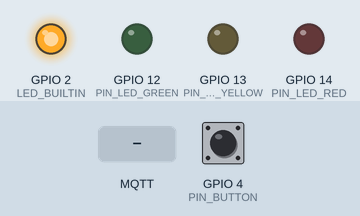
A sketch run on a simulated ESP8266 (NodeMCU). On the bench: output pins drawn as LEDs (lit = HIGH, except the on-board LED, lit = LOW). The inputs (shaded band) are chosen by the test bench; at power-on: GPIO 4 (PIN_BUTTON) HIGH. WiFi joins after 1.5 s; servers stay silent unless stated; no MQTT or app messages arrive unless stated; what the sketch prints to the serial monitor is not drawn.

Above: at 0.1 s.
At 1.51 s:
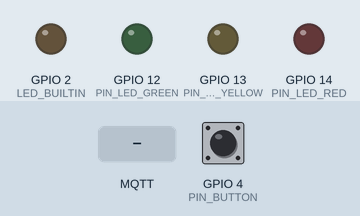
At 2.7 s:
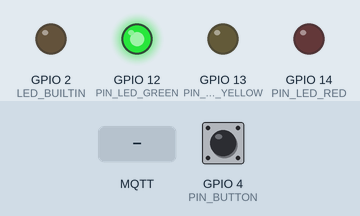
2.8 s: MQTT message "1" arrives on the first subscribed topic
4.3 s: MQTT message "on" arrives on the first subscribed topic
5.8 s: MQTT message "off" arrives on the first subscribed topic
Timing chart, 0 to 8.8 s (numbered marks = the images above; inputs shaded):
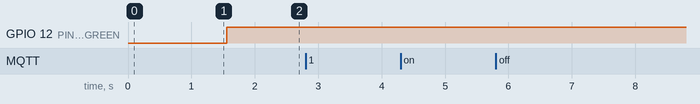

Measured:
- after the input at 2.8 s, every drawn part: stays the same
- after the input at 4.3 s, every drawn part: stays the same
- after the input at 5.8 s, every drawn part: stays the same

The sketch:

esp8266.ino
```cpp
// LED
#define PIN_LED_RED 14
#define PIN_LED_YELLOW 13
#define PIN_LED_GREEN 12

// button
#define PIN_BUTTON 4
#define DEBOUNCE_TIME 200 // milliseconds
volatile int button_a_count;
volatile unsigned long count_prev_time;
volatile unsigned long first_press_time;

// Wifi
#include <ESP8266WiFi.h>
const char *WIFI_SSID = "EMLI_TEAM_13";
const char *WIFI_PASSWORD = "embeddedlinux";

const char *mqtt_broker = "192.168.10.1";
const int mqtt_port = 1883;
const char *mqtt_username = "team13";
const char *mqtt_password = "password";

bool pump_alarm = false;
bool plant_alarm = false;
bool needs_water = false;

#include <PubSubClient.h>
WiFiClient espClient;
PubSubClient mqttClient(espClient);

ICACHE_RAM_ATTR void button_a_isr()
{
  if (millis() - count_prev_time > DEBOUNCE_TIME)
  {
    count_prev_time = millis();
    button_a_count++;
  }

  if (button_a_count == 1)
  {
    first_press_time = count_prev_time;
  }
}

void callback(char *topic, byte *payload, unsigned int length)
{

  Serial.print("Message arrived in topic \"");
  Serial.print(topic);
  Serial.print("\": \"");
  String message;

  for (int i = 0; i < length; i++)
  {
    Serial.print((char)payload[i]);
    message += (char)payload[i];
  }
  Serial.println("\"");

  if (String(topic).endsWith("pump_alarm"))
  {
    pump_alarm = message == "1";
  }
  else if (String(topic).endsWith("plant_alarm"))
  {
    plant_alarm = message == "1";
  }
  else if (String(topic).endsWith("needs_water"))
  {
    needs_water = message == "1";
  }
}

void reconnect()
{
  while (!mqttClient.connected())
  {
    Serial.print("Connecting to MQTT broker...");
    // Attempt to connect
    if (mqttClient.connect("ESP8266", mqtt_username, mqtt_password))
    {
      Serial.println(" Connected!");
      mqttClient.subscribe("team13/watering/e66118c4e34d3521/sensors/#");
    }
    else
    {
      Serial.print("Failed to connect to MQTT broker, rc=");
      Serial.println(mqttClient.state());
      delay(5000);
    }
  }
}

void setup()
{
  // serial
  Serial.begin(115200);
  while (!Serial)
    ;

  // LEDs
  pinMode(LED_BUILTIN, OUTPUT);
  digitalWrite(LED_BUILTIN, LOW);
  pinMode(PIN_LED_RED, OUTPUT);
  digitalWrite(PIN_LED_RED, LOW);
  pinMode(PIN_LED_YELLOW, OUTPUT);
  digitalWrite(PIN_LED_YELLOW, LOW);
  pinMode(PIN_LED_GREEN, OUTPUT);
  digitalWrite(PIN_LED_GREEN, LOW);

  // button
  pinMode(PIN_BUTTON, INPUT_PULLUP);
  attachInterrupt(digitalPinToInterrupt(PIN_BUTTON), button_a_isr, RISING);

  // set the ESP8266 to be a WiFi-client
  WiFi.mode(WIFI_STA);

  // connect to Wifi access point
  Serial.println();
  Serial.println();
  Serial.print("Connecting to ");
  Serial.println(WIFI_SSID);

  WiFi.begin(WIFI_SSID, WIFI_PASSWORD);
  while (WiFi.status() != WL_CONNECTED)
  {
    delay(500);
    Serial.print(".");
  }
  digitalWrite(LED_BUILTIN, HIGH);
  Serial.println("");
  Serial.println("WiFi connected");
  Serial.println("IP address: ");
  Serial.println(WiFi.localIP());
  Serial.println("");

  mqttClient.setServer(mqtt_broker, mqtt_port);
  mqttClient.setCallback(callback);
}

void loop()
{
  reconnect();

  bool alarming = pump_alarm || plant_alarm;

  digitalWrite(PIN_LED_GREEN, !alarming);
  digitalWrite(PIN_LED_RED, alarming);
  digitalWrite(PIN_LED_YELLOW, needs_water);

  if (millis() - first_press_time >= 2000)
  {
    if (button_a_count == 1)
    {
      mqttClient.publish("team13/watering/e66118c4e34d3521/actuators/pump", "1");
    }

    button_a_count = 0;
    first_press_time = 0;
  }

  mqttClient.loop();
}
```
